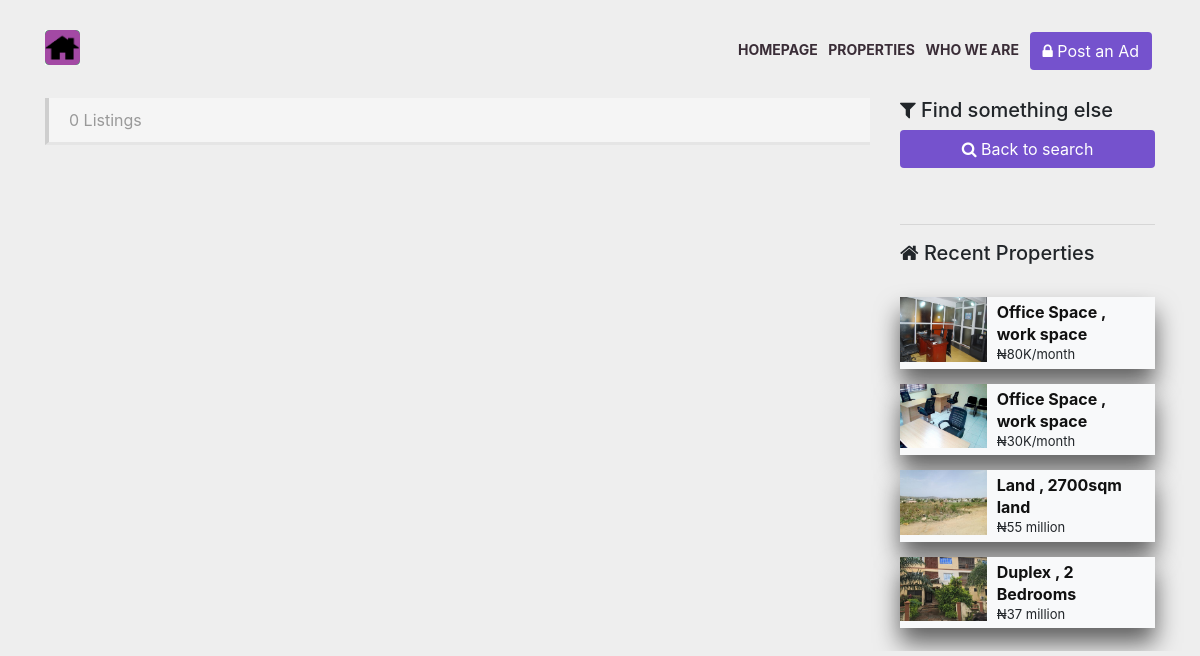
Screenshot of /search-result.php with the database file from the repository.
### tables this page shows
CREATE TABLE `tblvehicles` (
  `id` int(11) NOT NULL,
  `VehiclesTitle` varchar(150) DEFAULT NULL,
  `VehiclesBrand` int(11) DEFAULT NULL,
  `VehiclesOverview` longtext DEFAULT NULL,
  `PricePerDay` varchar(20) DEFAULT NULL,
  `FuelType` varchar(100) DEFAULT NULL,
  `ModelYear` int(6) DEFAULT NULL,
  `SeatingCapacity` int(11) DEFAULT NULL,
  `Vimage1` varchar(120) DEFAULT NULL,
  `Vimage2` varchar(120) DEFAULT NULL,
  `Vimage3` varchar(120) DEFAULT NULL,
  `Vimage4` varchar(120) DEFAULT NULL,
  `Vimage5` varchar(120) DEFAULT NULL,
  `AirConditioner` int(11) DEFAULT NULL,
  `PowerDoorLocks` int(11) DEFAULT NULL,
  `AntiLockBrakingSystem` int(11) DEFAULT NULL,
  `BrakeAssist` int(11) DEFAULT NULL,
  `PowerSteering` int(11) DEFAULT NULL,
  `DriverAirbag` int(11) DEFAULT NULL,
  `PassengerAirbag` int(11) DEFAULT NULL,
  `PowerWindows` int(11) DEFAULT NULL,
  `CDPlayer` int(11) DEFAULT NULL,
  `CentralLocking` int(11) DEFAULT NULL,
  `CrashSensor` int(11) DEFAULT NULL,
  `LeatherSeats` int(11) DEFAULT NULL,
  `RegDate` timestamp NOT NULL DEFAULT current_timestamp(),
  `UpdationDate` timestamp NULL DEFAULT NULL ON UPDATE current_timestamp()
);

CREATE TABLE `tblbrands` (
  `id` int(11) NOT NULL,
  `BrandName` varchar(120) NOT NULL,
  `CreationDate` timestamp NULL DEFAULT current_timestamp(),
  `UpdationDate` timestamp NULL DEFAULT NULL ON UPDATE current_timestamp()
);

### search-result.php (the view, shortened to what this page needs)
<?php
include('includes/config.php');
?>
<!DOCTYPE html>
<html lang="en">
<head>
    <link rel="stylesheet" href="assets/css/skills.css">
    <link rel="stylesheet" href="assets/css/search.css">
	<link rel="stylesheet" href="assets/css/breath.css">
	<link rel="stylesheet" href="assets/css/bootstrap.css">
	<link rel="stylesheet" href="assets/css/skillfulstyletwo.css">
	<link rel="stylesheet" href="assets/css/font-awesome.min.css" type="text/css">
    <link rel="stylesheet" href="assets/css/slicknav.min.css" type="text/css">
</head>
<body>
	<section class="section-padding gray-bg">
		<div class="container">
			<div class="row">
				<?php include('includes/header.php');?>
			</div>
		</div>
	</section>
	<section class="listing-page">
		<div class="container">
			<div class="row">
				<div class="col-md-9 col-md-push-3">
				  	<div class="result-sorting-wrapper">
						<div class="sorting-count">
							<?php
								$brand=$_POST['brand'];
								$fueltype=$_POST['fueltype'];
								$sql = "SELECT id from tblvehicles where tblvehicles.VehiclesBrand=:brand and tblvehicles.FuelType=:fueltype";
								$query = $dbh -> prepare($sql);
								$query -> bindParam(':brand',$brand, PDO::PARAM_STR);
								$query -> bindParam(':fueltype',$fueltype, PDO::PARAM_STR);
								$query->execute();
								$cnt=$query->rowCount();
							?>
							<p><span><?php echo htmlentities($cnt);?> Listings</span></p>
						</div>
					</div>
				</div>
				<aside class="col-md-3 col-md-pull-9">
					<div class="sidebar_widget">
						<div class="widget_heading">
							<h5><i class="fa fa-filter" aria-hidden="true"></i> Find something else </h5>
						</div>
						<div class="sidebar_filter">
							<form action="search">
								<div class="form-group">
									<button a type="submit" class="btn btn-block btn-sm btn-primary"><i class="fa fa-search"></i> Back to search</button>
								</div>
							</form>
						</div>
						<br>
						<hr>
						<div class="sidebar_widget">
							<div class="widget_heading">
								<h5><i class="fa fa-home" aria-hidden="true"></i> Recent Properties</h5>
							</div>
							<br>
							<div class="recent_addedcars">
								<ul>
									<?php $sql = "SELECT tblvehicles.*,tblbrands.BrandName,tblbrands.id as bid  from tblvehicles join tblbrands on tblbrands.id=tblvehicles.VehiclesBrand order by id desc limit 4";
									$query = $dbh -> prepare($sql);
									$query->execute();
									$results=$query->fetchAll(PDO::FETCH_OBJ);
									if($query->rowCount() > 0)
									{
									foreach($results as $result)
									{  ?>
									<li class="bg-light">
										<div class="recent_post_img">
											<a href="property-details?vhid=<?php echo htmlentities($result->id);?>">
											<img src="control-panel/img/vehicleimages/<?php echo htmlentities($result->Vimage1);?>" alt="image"></a>
										</div>
											<div class="recent_post_title">
												<a href="vehical-details.php?vhid=<?php echo htmlentities($result->id);?>">
													<?php echo htmlentities($result->BrandName);?> ,
													<?php echo htmlentities($result->VehiclesTitle);?>
												</a>
												<p class="widget_price">&#8358;<?php echo htmlentities($result->PricePerDay);?></p>
											</div>
									</li>
									<?php }} ?>
								</ul>
							</div>
						</div>
					</div>
				</aside>
			</div>
		</div>
	</section>
    </body>
</body>
</html>

### assets/css/skills.css (style rules this page uses)
body { background: #d1d2dd; line-height: 1.7; font-weight: 300; font-size: 1.1rem; height: 100%; font-family: "Montserrat", sans-serif; -webkit-font-smoothing: antialiased; }
@media only screen and (min-width: 1200px) { .container { max-width: 1170px; } }

### assets/css/breath.css (style rules this page uses)
.listing-page { overflow: hidden; padding: 8px 0; }
.result-sorting-wrapper { background: #f5f5f5 none repeat scroll 0 0; border-bottom: 3px solid #e5e5e5; border-left: 4px solid #cecece; margin-bottom: 14px; overflow: hidden; padding: 10px 20px; }
.sorting-count { float: left; }
.sorting-count p { margin: 0 auto; color:#222222; }
.sorting-count span { color: #999999; }
.recent_addedcars ul { margin: 0; padding: 0; }
.recent_addedcars ul li { list-style: outside none none; margin: 0 auto 15px; overflow: hidden; box-shadow: 0 15px 25px rgba(0,0,0,.6); }
.recent_addedcars ul li a { display: block; }
.recent_post_img { float: left; width: 34%; overflow:hidden; }
.recent_post_img img { transition-duration:0.3s; -moz-transition-duration:0.3s; -o-transition-duration:0.3s; -webkit-transition-duration:0.3s; -ms-transition-duration:0.3s; transform:scale(1); -moz-transform:scale(1); -o-transform:scale(1); -webkit-transform:scale(1); -ms-transform:scale(1); width: 100%; }
.recent_post_title { float: right; padding: 4px 10px; width: 66%; }
.recent_post_title a { color: #111; font-weight: 700; line-height: 22px; }
.widget_price { font-size:13px; margin:0px; }

### assets/css/skillfulstyletwo.css (style rules this page uses)
.btn-primary { background-color: #633bc8de; border: none; color: white; padding: 15px 32px; text-align: center; text-decoration: none; display: inline-block; font-size: 16px; cursor: pointer; position: relative; -webkit-user-select: none; -moz-user-select: none; -ms-user-select: none; user-select: none; border: 1px solid transparent; padding: 0.375rem 0.75rem; font-size: 1rem; line-height: 1.5; border-radius: 0.25rem; }

### rows the page displays
tblvehicles: Vimage1 (picture), tblbrands.BrandName "Office Space", VehiclesTitle "work space", PricePerDay "80K/month"
tblvehicles: Vimage1 (picture), tblbrands.BrandName "Office Space", VehiclesTitle "work space", PricePerDay "30K/month"
tblvehicles: Vimage1 (picture), tblbrands.BrandName "Land", VehiclesTitle "2700sqm land", PricePerDay "55 million"
tblvehicles: Vimage1 (picture), tblbrands.BrandName "Duplex", VehiclesTitle "2 Bedrooms", PricePerDay "37 million"

### other values shown
$cnt "0"
